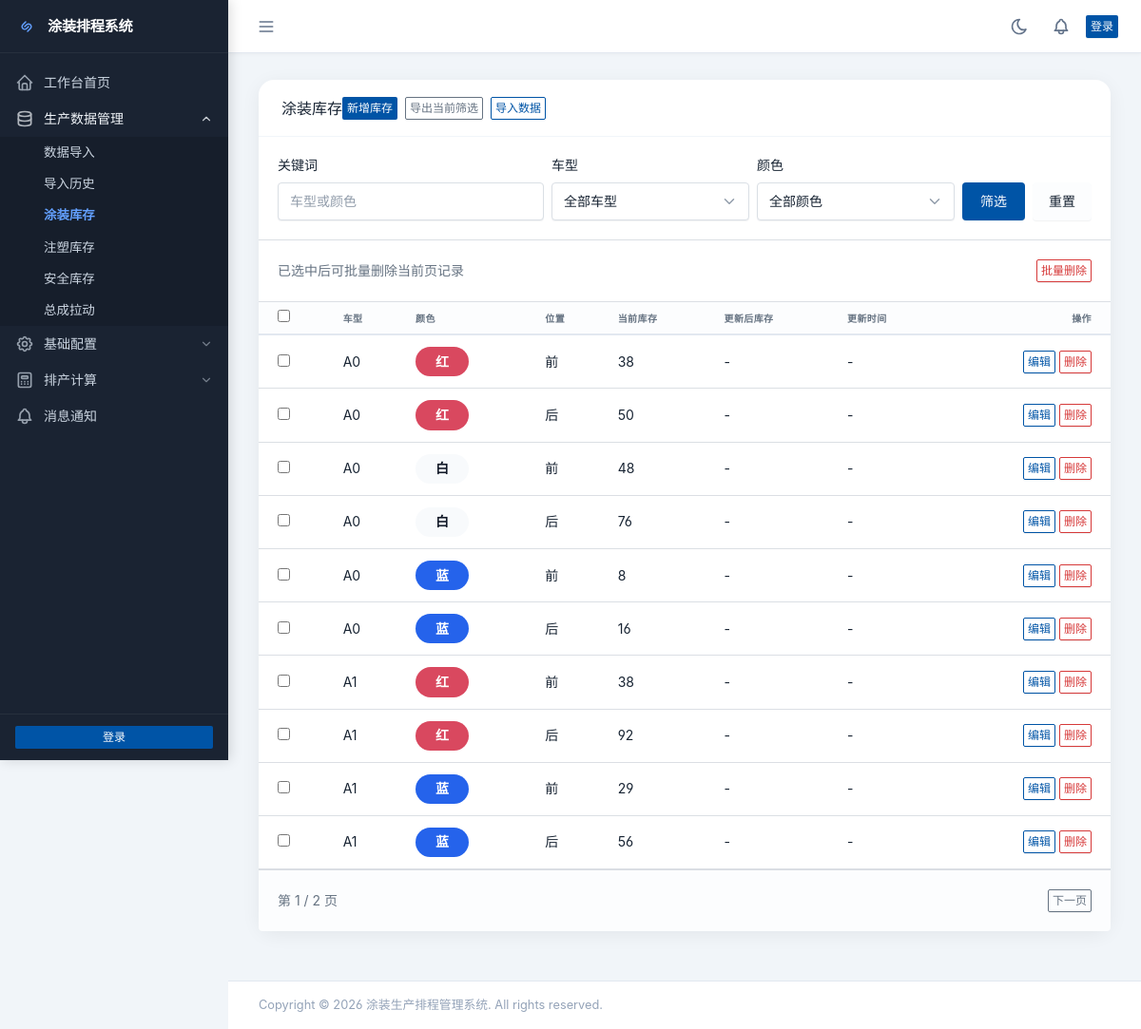
The page /data/inventory/ on the database its author committed.
### data/models.py (models this page shows, shortened)
class Inventory(models.Model):
    product = models.OneToOneField(Product, on_delete=models.CASCADE, verbose_name="产品", related_name='inventory')
    current_quantity = models.IntegerField(default=0, verbose_name="当前库存", validators=[MinValueValidator(0)])
    created_at = models.DateTimeField(auto_now_add=True, verbose_name="创建时间")
    updated_at = models.DateTimeField(auto_now=True, verbose_name="更新时间")
    class Meta:
        verbose_name = "涂装库存"
        verbose_name_plural = "涂装库存"
        ordering = ['-updated_at']

class Product(models.Model):
    vehicle_model = models.ForeignKey(VehicleModel, on_delete=models.CASCADE, verbose_name="车型", related_name='products')
    color = models.ForeignKey(Color, on_delete=models.CASCADE, verbose_name="颜色", related_name='products')
    position_type = models.ForeignKey(PositionType, on_delete=models.CASCADE, verbose_name="位置", related_name='products')
    hanging_count_per_vehicle = models.PositiveIntegerField(
        default=4, verbose_name="每车挂数",
        validators=[MinValueValidator(1), MaxValueValidator(10)]
    )
    yield_rate = models.DecimalField(
        max_digits=5, decimal_places=2,
        default=80.00,
        verbose_name="合格率(%)",
        validators=[MinValueValidator(0), MaxValueValidator(100)]
    )
    is_active = models.BooleanField(default=True, verbose_name="启用")
    created_at = models.DateTimeField(auto_now_add=True, verbose_name="创建时间")
    updated_at = models.DateTimeField(auto_now=True, verbose_name="更新时间")
    class Meta:
        verbose_name = "产品"
        verbose_name_plural = "产品"
        unique_together = ['vehicle_model', 'color', 'position_type']
        ordering = ['vehicle_model', 'color', 'position_type']

class VehicleModel(models.Model):
    name = models.CharField(max_length=50, unique=True, verbose_name="车型名称")
    created_at = models.DateTimeField(auto_now_add=True, verbose_name="创建时间")
    updated_at = models.DateTimeField(auto_now=True, verbose_name="更新时间")
    class Meta:
        verbose_name = "车型"
        verbose_name_plural = "车型"
        ordering = ['name']

class Color(models.Model):
    name = models.CharField(max_length=50, unique=True, verbose_name="颜色名称")
    created_at = models.DateTimeField(auto_now_add=True, verbose_name="创建时间")
    DISPLAY_MAP = {
        "red": ("红", "#d9485f", "#ffffff"),
        "blue": ("蓝", "#2563eb", "#ffffff"),
        "white": ("白", "#f8fafc", "#111827"),
        "black": ("黑", "#111827", "#ffffff"),
        "gray": ("灰", "#6b7280", "#ffffff"),
        "grey": ("灰", "#6b7280", "#ffffff"),
        "silver": ("银", "#cbd5e1", "#111827"),
        "green": ("绿", "#16a34a", "#ffffff"),
        "yellow": ("黄", "#facc15", "#111827"),
        "orange": ("橙", "#f97316", "#ffffff"),
        "brown": ("棕", "#92400e", "#ffffff"),
        "purple": ("紫", "#7c3aed", "#ffffff"),
        "pink": ("粉", "#ec4899", "#ffffff"),
    }
    class Meta:
        verbose_name = "颜色"
        verbose_name_plural = "颜色"
        ordering = ['name']
    @property
    def display_name(self):
        key = (self.name or "").strip().lower()
        if key in self.DISPLAY_MAP:
            return self.DISPLAY_MAP[key][0]
        return self.name
    @property
    def display_hex(self):
        key = (self.name or "").strip().lower()
        if key in self.DISPLAY_MAP:
            return self.DISPLAY_MAP[key][1]
        palette = ["#0f766e", "#1d4ed8", "#be185d", "#9a3412", "#4338ca", "#15803d"]
        seed = sum(ord(ch) for ch in key) if key else 0
        return palette[seed % len(palette)]
    @property
    def display_text_color(self):
        key = (self.name or "").strip().lower()
        if key in self.DISPLAY_MAP:
            return self.DISPLAY_MAP[key][2]
        return "#ffffff"

class PositionType(models.Model):
    name = models.CharField(max_length=10, choices=[('front', '前'), ('rear', '后')], unique=True)
    created_at = models.DateTimeField(auto_now_add=True, verbose_name="创建时间")
    class Meta:
        verbose_name = "位置类型"
        verbose_name_plural = "位置类型"

### data/views.py (the view)
# urls.py: path('inventory/', views.inventory_list, name='inventory_list'),
def inventory_list(request):
    inventories, filters = _filtered_inventory_queryset(request, Inventory)
    page_obj = _paginate_queryset(request, inventories)
    return render(request, 'data/inventory_list.html', {
        'inventories': page_obj.object_list,
        'page_obj': page_obj,
        'vehicles': VehicleModel.objects.all(),
        'colors': Color.objects.all(),
        'filters': filters,
    })

### data/templatetags/color_extras.py (called while the page is built)
@register.filter
def color_chip_style(color):
    if not color:
        return ""
    return (
        f"background:{color.display_hex};"
        f"color:{color.display_text_color};"
        "border-radius:999px;"
        "padding:0.35rem 0.75rem;"
        "display:inline-block;"
        "font-weight:600;"
        "min-width:3.5rem;"
        "text-align:center;"
    )

### data/views.py (called while the page is built)
def _paginate_queryset(request, queryset, per_page=10):
    paginator = Paginator(queryset, per_page)
    page_obj = paginator.get_page(request.GET.get("page") or 1)
    return page_obj

def _filtered_inventory_queryset(request, model):
    queryset = model.objects.select_related(
        'product__vehicle_model',
        'product__color',
        'product__position_type'
    ).all()
    keyword = request.GET.get("q", "").strip()
    vehicle_id = request.GET.get("vehicle", "").strip()
    color_id = request.GET.get("color", "").strip()
    if keyword:
        queryset = queryset.filter(
            Q(product__vehicle_model__name__icontains=keyword)
            | _build_color_query("product__color__name", keyword)
        )
    if vehicle_id:
        queryset = queryset.filter(product__vehicle_model_id=vehicle_id)
    if color_id:
        queryset = queryset.filter(product__color_id=color_id)
    return queryset, {"q": keyword, "vehicle": vehicle_id, "color": color_id}

### painting/context_processors.py (called while the page is built)
def unread_count(request):
    if request.user.is_authenticated:
        unread_count = Notification.objects.filter(user=request.user, is_read=False).count()
    else:
        unread_count = 0
    return {
        'unread_count': unread_count,
    }

### templates/data/inventory_list.html (shortened to what this page needs)
{% extends "base.html" %}
{% load django_bootstrap5 %}
{% load color_extras %}
{% block content %}
<div class="row row-cards">
    <div class="col-12">
        <div class="card">
            <div class="card-header">
                <h3 class="card-title">涂装库存</h3>
                <div class="btn-list">
                    <a href="{% url 'data:inventory_create' %}?next={{ request.get_full_path|urlencode }}" class="btn btn-primary btn-sm">新增库存</a>
                    <a href="{% url 'data:inventory_export' %}?q={{ filters.q|urlencode }}&vehicle={{ filters.vehicle|urlencode }}&color={{ filters.color|urlencode }}" class="btn btn-outline-secondary btn-sm">导出当前筛选</a>
                    <a href="{% url 'data:import' %}" class="btn btn-outline-primary btn-sm">
                         导入数据
                    </a>
                </div>
            </div>
            <div class="card-body border-bottom">
                <form method="get" class="row g-2 align-items-end">
                    <div class="col-md-4">
                        <label class="form-label">关键词</label>
                        <input type="text" name="q" value="{{ filters.q }}" class="form-control" placeholder="车型或颜色">
                    </div>
                    <div class="col-md-3">
                        <label class="form-label">车型</label>
                        <select name="vehicle" class="form-select">
                            <option value="">全部车型</option>
                        </select>
                    </div>
                    <div class="col-md-3">
                        <label class="form-label">颜色</label>
                        <select name="color" class="form-select">
                            <option value="">全部颜色</option>
                        </select>
                    </div>
                    <div class="col-md-2 d-flex gap-2">
                        <button type="submit" class="btn btn-primary w-100">筛选</button>
                        <a href="{% url 'data:inventory_list' %}" class="btn btn-light">重置</a>
                    </div>
                </form>
            </div>
            <form method="post" action="{% url 'data:inventory_bulk_delete' %}" onsubmit="return confirmBulkDelete(this);">
            <div class="card-body border-bottom d-flex justify-content-between align-items-center">
                <div class="text-muted">已选中后可批量删除当前页记录</div>
                <button type="submit" class="btn btn-outline-danger btn-sm">批量删除</button>
            </div>
            <div class="table-responsive">
                <table class="table card-table table-vcenter text-nowrap datatable">
                    <thead>
                        <tr>
                            <th><input type="checkbox" data-select-all></th>
                            <th>车型</th>
                            <th>颜色</th>
                            <th>位置</th>
                            <th>当前库存</th>
                            <th>更新后库存</th>
                            <th>更新时间</th>
                            <th class="text-end">操作</th>
                        </tr>
                    </thead>
                    <tbody>
                        {% for item in inventories %}
                        <tr>
                            <td><input type="checkbox" name="selected_ids" value="{{ item.id }}"></td>
                            <td>{{ item.product.vehicle_model.name }}</td>
                            <td><span style="{{ item.product.color|color_chip_style }}">{{ item.product.color.display_name }}</span></td>
                            <td>{{ item.product.position_type.get_name_display }}</td>
                            <td>{{ item.current_quantity }}</td>
                            <td>{{ item.updated_quantity|default:"-" }}</td>
                            <td>{{ item.update_time|date:"Y-m-d H:i:s"|default:"-" }}</td>
                            <td class="text-end">
                                <a href="{% url 'data:inventory_update' item.id %}?next={{ request.get_full_path|urlencode }}" class="btn btn-outline-primary btn-sm">编辑</a>
                                <a href="{% url 'data:inventory_delete' item.id %}?next={{ request.get_full_path|urlencode }}" class="btn btn-outline-danger btn-sm">删除</a>
                            </td>
                        </tr>
                        {% empty %}
                        <tr>
                            <td colspan="8" class="text-center text-muted py-4">暂无数据</td>
                        </tr>
                        {% endfor %}
                    </tbody>
                </table>
            </div>
            </form>
            {% include "data/partials/pagination.html" %}
        </div>
    </div>
</div>
{% endblock %}

### static/css/style.css (style rules this page uses)
:root { --sidebar-width: 240px; --sidebar-bg: #1a2332; --sidebar-text: #cbd5e1; --sidebar-text-hover: #f1f5f9; --sidebar-active-bg: rgba(99, 160, 255, 0.15); --sidebar-active-text: #63a0ff; --sidebar-border: rgba(255,255,255,0.06); --header-height: 56px; --card-shadow: 0 4px 20px rgba(0, 0, 0, 0.06); --card-hover-shadow: 0 8px 30px rgba(0, 0, 0, 0.12); --transition: 0.2s ease; --primary: #206bcb; }
body { font-family: 'Inter Var', 'Microsoft YaHei', -apple-system, BlinkMacSystemFont, sans-serif; background: #f1f5f9; margin: 0; padding: 0; }
.card { border: none; border-radius: 16px; box-shadow: var(--card-shadow); background: #fff; transition: transform var(--transition), box-shadow var(--transition); margin-bottom: 24px; }
.card-header { background: transparent; border-bottom: 1px solid #f1f5f9; padding: 1.1rem 1.5rem; font-weight: 600; }
.table th { background: #f8fafc; color: #475569; font-weight: 600; font-size: 0.75rem; text-transform: uppercase; letter-spacing: 0.4px; border-top: none; border-bottom: 2px solid #e2e8f0; }

### templates/base.html (style rules this page uses)
:root { --tblr-font-sans-serif: 'Inter Var', -apple-system, BlinkMacSystemFont, San Francisco, Segoe UI, Roboto, Helvetica Neue, sans-serif; }
body { font-feature-settings: "cv03", "cv04", "cv11"; }

### rows shown on the page
Inventory: product.vehicle_model.name "A0", product.color.display_name "红", product.position_type.name "前", current_quantity "38", updated_quantity "-", update_time "-"
Inventory: product.vehicle_model.name "A0", product.color.display_name "红", product.position_type.name "后", current_quantity "50", updated_quantity "-", update_time "-"
Inventory: product.vehicle_model.name "A0", product.color.display_name "白", product.position_type.name "前", current_quantity "48", updated_quantity "-", update_time "-"
Inventory: product.vehicle_model.name "A0", product.color.display_name "白", product.position_type.name "后", current_quantity "76", updated_quantity "-", update_time "-"
Inventory: product.vehicle_model.name "A0", product.color.display_name "蓝", product.position_type.name "前", current_quantity "8", updated_quantity "-", update_time "-"
Inventory: product.vehicle_model.name "A0", product.color.display_name "蓝", product.position_type.name "后", current_quantity "16", updated_quantity "-", update_time "-"
Inventory: product.vehicle_model.name "A1", product.color.display_name "红", product.position_type.name "前", current_quantity "38", updated_quantity "-", update_time "-"
Inventory: product.vehicle_model.name "A1", product.color.display_name "红", product.position_type.name "后", current_quantity "92", updated_quantity "-", update_time "-"
Inventory: product.vehicle_model.name "A1", product.color.display_name "蓝", product.position_type.name "前", current_quantity "29", updated_quantity "-", update_time "-"
Inventory: product.vehicle_model.name "A1", product.color.display_name "蓝", product.position_type.name "后", current_quantity "56", updated_quantity "-", update_time "-"

### other values the page prints
{{ page_obj.number }} "1"
{{ page_obj.paginator.num_pages }} "2"
